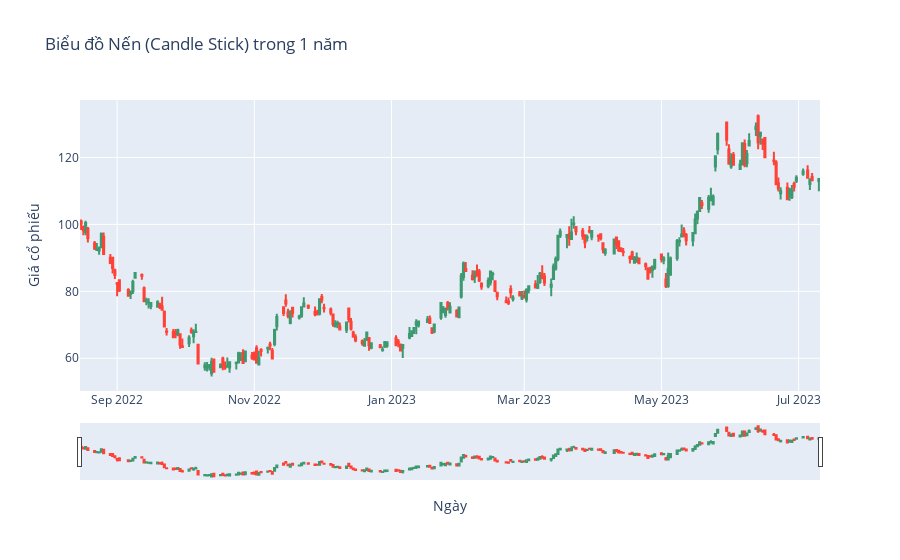

Notebook code cell kept with this figure:
### Code cell
df = pd.read_csv('AMD_(1980 -11.07.2023).csv_without_Adj_Close.csv', parse_dates=['Date'])

# Đặt cột 'Date' làm chỉ mục
df.set_index('Date', inplace=True)

### 1. Lấy mẫu ngẫu nhiên 1000 dòng để hiển thị
df_sampled = df.sample(10918)

### 2. Lấy dữ liệu của 1 năm gần nhất
df_last_year = df.tail(225)  # 225 giao dịch gần nhất (trong năm 2023)

# Biểu đồ đường cho dữ liệu 1 năm
df_last_year[['Open', 'Close']].plot(figsize=(12, 6), title="Biểu đồ giá cổ phiếu trong 1 năm gần nhất")
plt.show()

### 3. Lấy dữ liệu 5 năm gần nhất
df_last_five_year = df.tail(1262) #1266 giao dịch gần nhất (2018 ~ 2023)
df_last_five_year[['Open', 'Close']].plot(figsize=(12, 6), title="Biểu đồ giá cổ phiếu trong 5 năm gần nhất")
plt.show()

### 4. Tổng hợp dữ liệu theo tháng
df_monthly = df.resample('ME').mean()  # Tính trung bình theo tháng

# Biểu đồ đường cho dữ liệu tổng hợp theo tháng
df_monthly[['Open', 'Close']].plot(figsize=(12, 6), title="Biểu đồ giá cổ phiếu trung bình theo tháng")
plt.show()

### 5. Ma trận tương quan chỉ với dữ liệu 1000 dòng (để giảm quá tải)
df_sampled_corr = df_sampled[['Open', 'Close', 'High', 'Low', 'Volume', 'Prev_close']].corr()
sns.heatmap(df_sampled_corr, annot=True, cmap='coolwarm')
plt.title("Ma trận tương quan (full dữ liệu)")
plt.show()

### 6. Biểu đồ tán xạ giữa giá mở cửa và giá đóng cửa trong vòng 1 năm
df_last_year.plot(kind='scatter', x='Open', y='Close', figsize=(12, 6), title="Biểu đồ Tán xạ giữa giá mở cửa và giá đóng cửa trong 1 năm")
plt.show()

import plotly.graph_objects as go

### 7.Tạo biểu đồ nến
fig = go.Figure(data=[go.Candlestick(x=df_last_year.index,
                                     open=df_last_year['Open'],
                                     high=df_last_year['High'],
                                     low=df_last_year['Low'],
                                     close=df_last_year['Close'])])

fig.update_layout(title="Biểu đồ Nến (Candle Stick) trong 1 năm",
                  xaxis_title="Ngày",
                  yaxis_title="Giá cổ phiếu")

fig.show()

# Nếu không hiển thị, thử lưu ra file HTML
fig.write_html("candlestick_chart.html")

### Figure 1 — Plotly figure (JSON) as saved in the notebook; plotly's stock layout.template omitted (floating-point values rounded to 4 significant figures; data arrays with more than 128 entries replaced by an {"elided": "..."} marker saying what was removed)
{"data": [{"close": {"elided": "225 float values"}, "high": {"elided": "225 float values"}, "low": {"elided": "225 float values"}, "open": {"elided": "225 float values"}, "type": "candlestick", "x": {"elided": "225 str values"}}], "layout": {"title": {"text": "Biểu đồ Nến (Candle Stick) trong 1 năm"}, "xaxis": {"title": {"text": "Ngày"}}, "yaxis": {"title": {"text": "Giá cổ phiếu"}}}}
